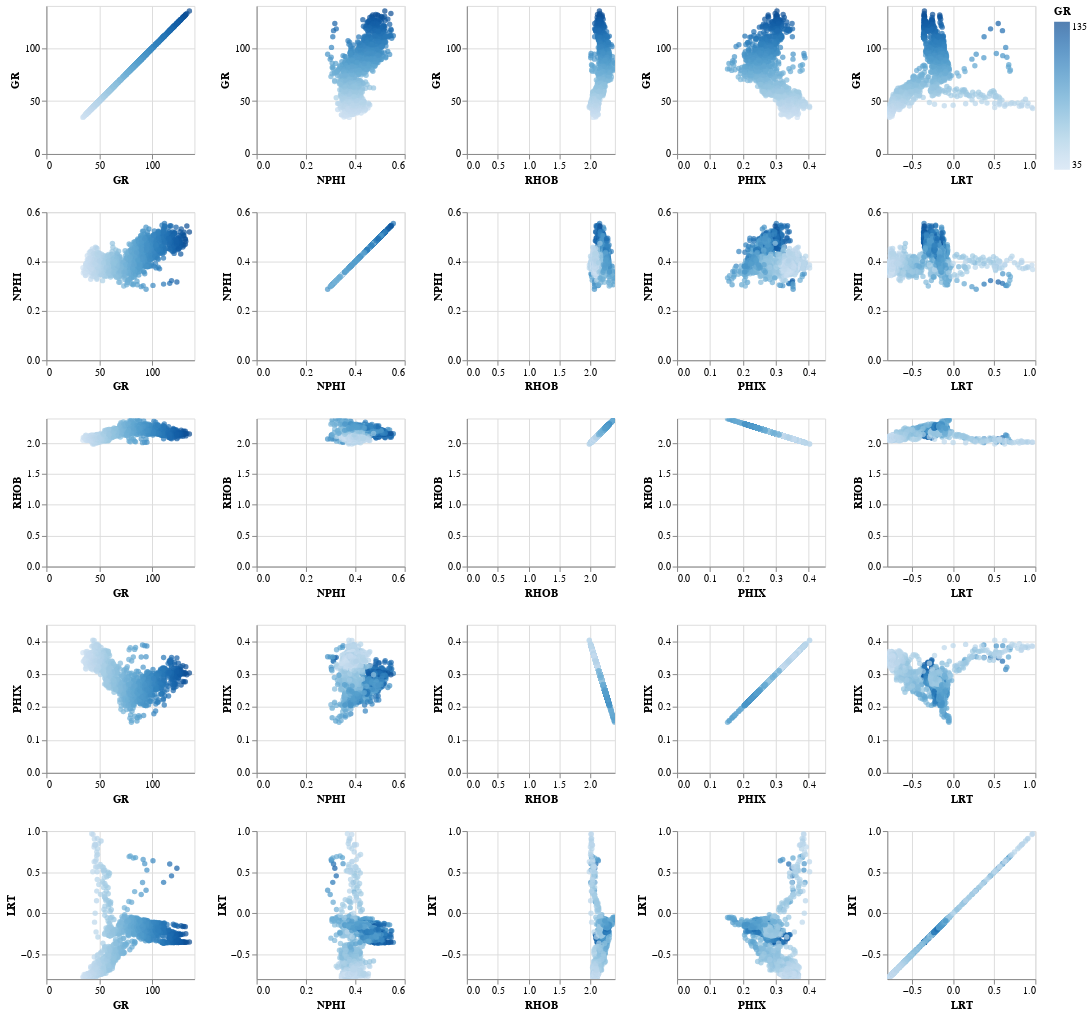

Write notebook code for a chart like this one.
### Code cell
source = df

alt.Chart(source).mark_circle().encode(
    alt.X(alt.repeat("column"), type='quantitative'),
    alt.Y(alt.repeat("row"), type='quantitative'),
    #color='Origin:N'
    color='GR:Q'
    #scale=alt.Scale(scheme='rainbow')
).properties(
    width=150,
    height=150
).repeat(
    row=['GR', 'NPHI', 'RHOB', 'PHIX','LRT'],
    column=['GR', 'NPHI', 'RHOB', 'PHIX','LRT']
).interactive()

### Figure 1 — Vega-Lite specification as saved in the notebook (floating-point values rounded to 4 significant figures; data arrays with more than 128 entries replaced by an {"elided": "..."} marker saying what was removed)
{"config": {"view": {"continuousWidth": 400, "continuousHeight": 300}}, "repeat": {"column": ["GR", "NPHI", "RHOB", "PHIX", "LRT"], "row": ["GR", "NPHI", "RHOB", "PHIX", "LRT"]}, "spec": {"data": {"name": "data-0cd809425bba8e543777b0a821076939"}, "mark": "circle", "encoding": {"color": {"type": "quantitative", "field": "GR"}, "x": {"type": "quantitative", "field": {"repeat": "column"}}, "y": {"type": "quantitative", "field": {"repeat": "row"}}}, "height": 150, "selection": {"selector003": {"type": "interval", "bind": "scales", "encodings": ["x", "y"]}}, "width": 150}, "$schema": "https://vega.github.io/schema/vega-lite/v4.8.1.json", "datasets": {"data-0cd809425bba8e543777b0a821076939": {"elided": "2002 records"}}}
